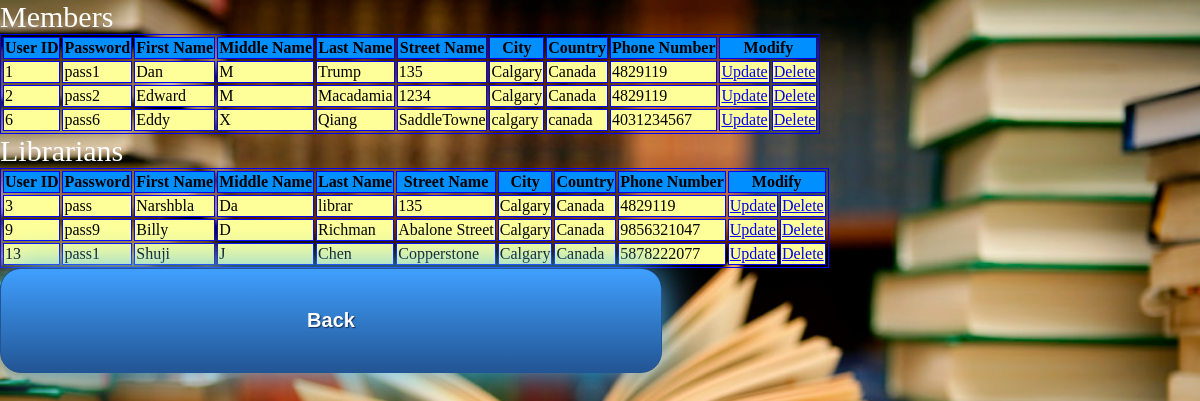
Screenshot of /adminViewUser.php with the database file from the repository.
### tables this page shows
CREATE TABLE `member` (
  `UserID` int(11) NOT NULL,
  `Num_Of_Books_Borrowed` int(11) NOT NULL DEFAULT '0',
  `Password` varchar(25) NOT NULL
);

CREATE TABLE `user` (
  `UserID` int(11) NOT NULL,
  `First_Name` varchar(50) NOT NULL,
  `Middle_Name` varchar(15) NOT NULL,
  `Last_Name` varchar(50) NOT NULL,
  `Street_Name` varchar(50) NOT NULL,
  `City` varchar(50) NOT NULL,
  `Country` varchar(50) NOT NULL,
  `Phone_Number` varchar(10) NOT NULL
);

CREATE TABLE `librarian` (
  `UserID` int(11) NOT NULL,
  `EmployeeID` int(11) NOT NULL,
  `Date_Hired` date NOT NULL,
  `Password` varchar(5) NOT NULL
);

### adminViewUser.php (the view, shortened to what this page needs)
<html>
	<link rel="stylesheet" type="text/css" href="main.css">
	<body>
		<?php
		$con=mysqli_connect("localhost","root","","lms");
		$result = mysqli_query($con,"SELECT * FROM USER, member WHERE member.UserID = USER.UserID");
		$result2 = mysqli_query($con,"SELECT * FROM user, librarian WHERE librarian.UserID = USER.UserID");
		echo "<div style ='font-size:30px;color:#ffffff'> Members </div>";
		echo "<table border='1' BORDERCOLOR='#0000FF'>
		<tr style='background-color:#008FFF'>
		<th>User ID</th>
		<th>Password</th>
		<th>First Name</th>
		<th>Middle Name</th>
		<th>Last Name</th>
		<th>Street Name</th>
		<th>City</th>
		<th>Country</th>
		<th>Phone Number</th>
		<th colspan='2'>Modify</th>
		</tr>";
		while($row = mysqli_fetch_array($result)){
			echo '<tr style="background-color:#ffff99">';
			echo "<td>" . $row['UserID'] . "</td>";
			echo "<td>" . $row['Password'] . "</td>";
			echo "<td>" . $row['First_Name'] . "</td>";
			echo "<td>" . $row['Middle_Name'] . "</td>";
			echo "<td>" . $row['Last_Name'] . "</td>";
			echo "<td>" . $row['Street_Name'] . "</td>";
			echo "<td>" . $row['City'] . "</td>";
			echo "<td>" . $row['Country'] . "</td>";
			echo "<td>" . $row['Phone_Number'] . "</td>";
			echo "<td><a href='adminUpdateUser.php?&amp;UserID= " . $row['UserID'] . "'>Update</a></td>";
			echo "<td><a onClick= \"return confirm('Do you want to delete this user?')\" href='adminViewUser.php?job=delete&amp;UserID=".$row['UserID']."'>Delete</a></td>";
			echo "</tr>";
		}
		echo "</table>";
		echo "<div style ='font-size:30px;color:#ffffff'> Librarians </div>";
		echo "<table border='1' BORDERCOLOR='#0000FF'>
		<tr style='background-color:#008FFF'>
		<th>User ID</th>
		<th>Password</th>
		<th>First Name</th>
		<th>Middle Name</th>
		<th>Last Name</th>
		<th>Street Name</th>
		<th>City</th>
		<th>Country</th>
		<th>Phone Number</th>
		<th colspan='2'>Modify</th>
		</tr>";
		while($row = mysqli_fetch_array($result2)){
			echo '<tr style="background-color:#ffff99">';
			echo "<td>" . $row['UserID'] . "</td>";
			echo "<td>" . $row['Password'] . "</td>";
			echo "<td>" . $row['First_Name'] . "</td>";
			echo "<td>" . $row['Middle_Name'] . "</td>";
			echo "<td>" . $row['Last_Name'] . "</td>";
			echo "<td>" . $row['Street_Name'] . "</td>";
			echo "<td>" . $row['City'] . "</td>";
			echo "<td>" . $row['Country'] . "</td>";
			echo "<td>" . $row['Phone_Number'] . "</td>";
			echo "<td><a href='adminUpdateLib.php?&amp;UserID= " . $row['UserID'] . "'>Update</a></td>";
			echo "<td><a onClick= \"return confirm('Do you want to delete this user?')\" href='adminViewUser.php?job=delete&amp;UserID=".$row['UserID']."'>Delete</a></td>";
			echo "</tr>";
		}
		echo "</table>";
		?>
		<a class="button" href="admin.php">Back</a>
	</body>
</html>

### main.css (style rules this page uses)
.button { width: 500px; display: inline-block; text-align: center; vertical-align: middle; padding: 40px 80px; border: 1px solid #225594; border-radius: 21px; background: #40a0ff; background: -webkit-gradient(linear, left top, left bottom, from(#40a0ff), to(#225594)); background: -moz-linear-gradient(top, #40a0ff, #225594); background: linear-gradient(to bottom, #40a0ff, #225594); -webkit-box-shadow: #4dc0ff 0px 0px 40px 0px; -moz-box-shadow: #4dc0ff 0px 0px 40px 0px; box-shadow: #4dc0ff 0px 0px 40px 0px; text-shadow: #143257 1px 1px 1px; font: normal normal bold 20px arial; color: #ffffff; text-decoration: none; }
body, html { height: 100%; margin: 0; }
body { background-image: url("img/library.png"); height: 100%; background-position: center; background-repeat: no-repeat; background-size: cover; }

### rows the page displays
member: UserID "1", Password "pass1", UserID.First_Name "Dan", UserID.Middle_Name "M", UserID.Last_Name "Trump", UserID.Street_Name "135", UserID.City "Calgary", UserID.Country "Canada", UserID.Phone_Number "4829119"
member: UserID "2", Password "pass2", UserID.First_Name "Edward", UserID.Middle_Name "M", UserID.Last_Name "Macadamia", UserID.Street_Name "1234", UserID.City "Calgary", UserID.Country "Canada", UserID.Phone_Number "4829119"
member: UserID "6", Password "pass6", UserID.First_Name "Eddy", UserID.Middle_Name "X", UserID.Last_Name "Qiang", UserID.Street_Name "SaddleTowne", UserID.City "calgary", UserID.Country "canada", UserID.Phone_Number "4031234567"
librarian: UserID "3", Password "pass", UserID.First_Name "Narshbla", UserID.Middle_Name "Da", UserID.Last_Name "librar", UserID.Street_Name "135", UserID.City "Calgary", UserID.Country "Canada", UserID.Phone_Number "4829119"
librarian: UserID "9", Password "pass9", UserID.First_Name "Billy", UserID.Middle_Name "D", UserID.Last_Name "Richman", UserID.Street_Name "Abalone Street", UserID.City "Calgary", UserID.Country "Canada", UserID.Phone_Number "9856321047"
librarian: UserID "13", Password "pass1", UserID.First_Name "Shuji", UserID.Middle_Name "J", UserID.Last_Name "Chen", UserID.Street_Name "Copperstone", UserID.City "Calgary", UserID.Country "Canada", UserID.Phone_Number "5878222077"
